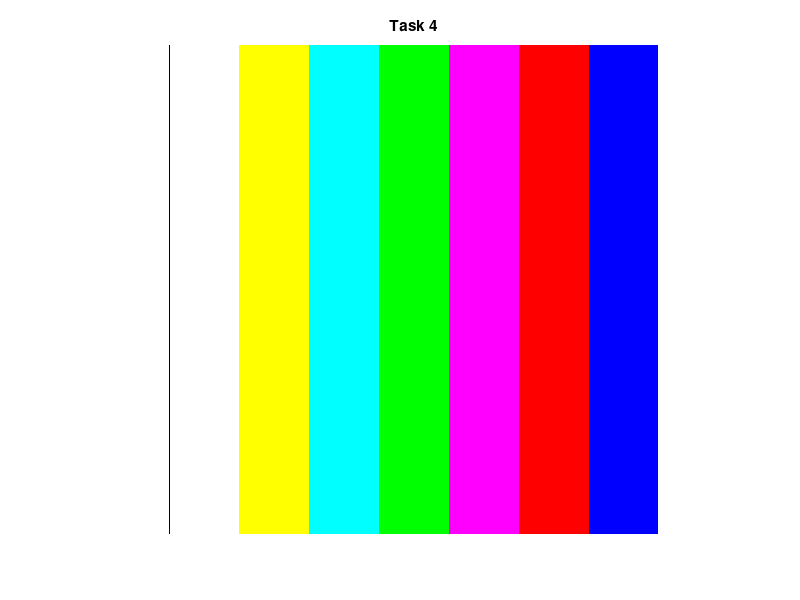

The MATLAB source for this figure:
%% Task 4: Image Generation
% Place your code here to create the image I
% Initialize I
I = zeros(140,140,3);
bw = 20; %bar width

% Generate white color
I(:, 1:bw, :) = repmat(reshape([255, 255, 255], 1, 1, 3), 140, bw);

% Generate Yellow color 
I(:, bw+1:2*bw, :) = repmat(reshape([255, 255, 0], 1, 1, 3), 140, bw);

% Generate Cyan color 
I(:, 2*bw+1:3*bw, :) = repmat(reshape([0, 255, 255], 1, 1, 3), 140, bw);

% Generate Green color 
I(:, 3*bw+1:4*bw, :) = repmat(reshape([0, 255, 0], 1, 1, 3), 140, bw);

% Generate Magenta color 
I(:, 4*bw+1:5*bw, :) = repmat(reshape([255, 0, 255], 1, 1, 3), 140, bw);

% Generate Red color 
I(:, 5*bw+1:6*bw, :) = repmat(reshape([255, 0, 0], 1, 1, 3), 140, bw);

% Generate Blue color
I(:, 6*bw+1:end, :) = repmat(reshape([0, 0, 255], 1, 1, 3), 140, bw);

% Display the generated image in figure 5
figure(5);
imshow(I);
title('Task 4');

